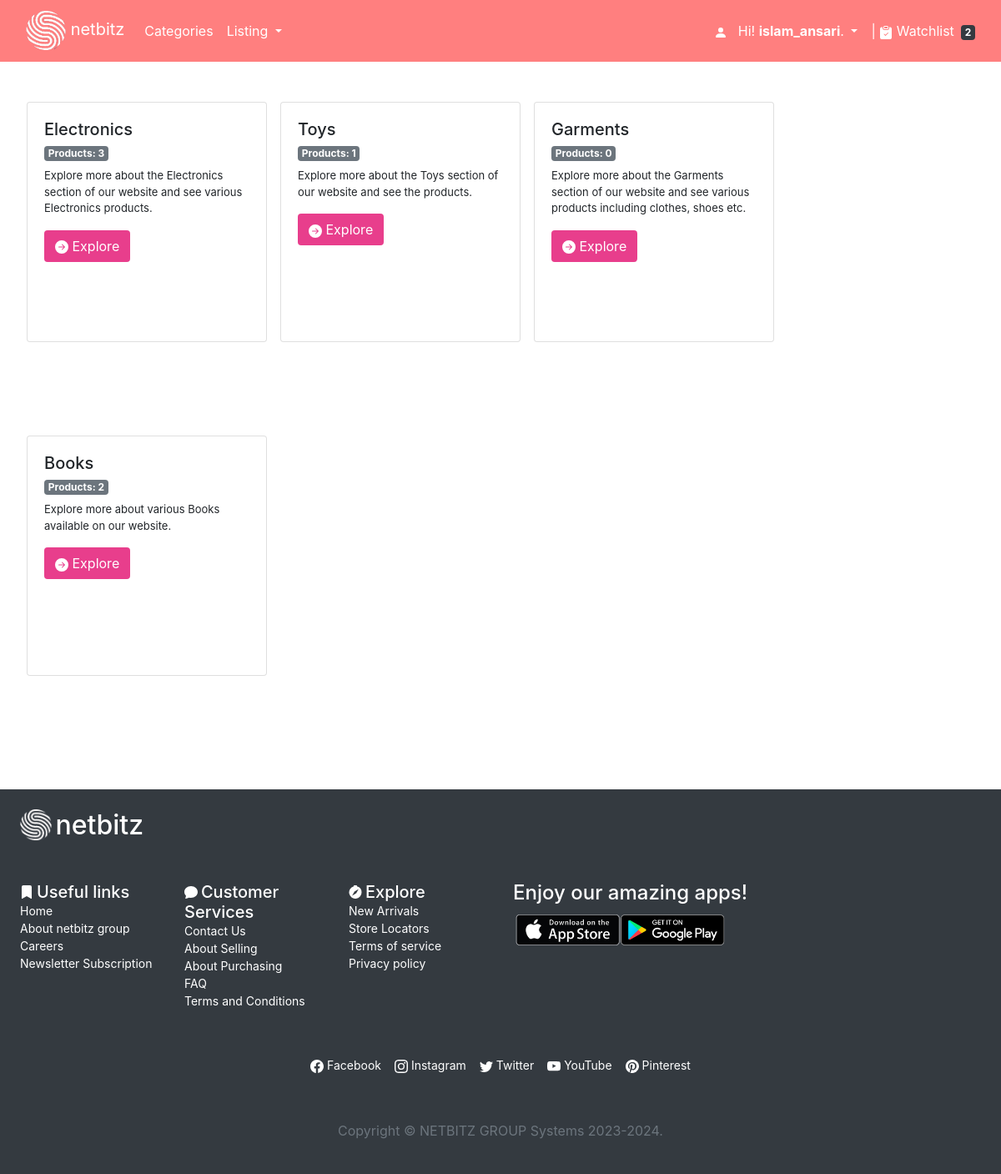
Page /category (signed in) on the committed database.
### auctions/models.py (models this page shows, shortened)
class User(AbstractUser):
    pass

class Category(models.Model):
    category_name = models.CharField(max_length=128, null=True)
    category_details = models.TextField(max_length=128, null=True)
    @property
    def count_active_auctions(self):
        return AuctionListing.objects.filter(category=self).count()

### auctions/views.py (the view)
# urls.py: path("category", views.categories, name="categories"),
def categories(request):
    return render(request, "auctions/categories.html", {
        "categories": Category.objects.all(),
    })

### auctions/context_processor.py (called while the page is built)
def extras(request):
    if request.user.is_authenticated:
        count = Watchlist.objects.filter(user=request.user).count()
    else:
        count = 0
    return {'watchlist_count':count}

### auctions/templates/auctions/categories.html
{% extends "auctions/layout.html" %}
{% block body %}
    <div class="d-flex flex-row flex-wrap m-4" style="height: 100vh;">
        {% for category in categories %}
            <div class="card mx-2" style="width: 18rem; height: 18rem;">
                <div class="card-body">
                <h5 class="card-title">{{ category.category_name }}</h5>
                <h6 class="card-subtitle mb-2"><span class="badge bg-secondary">Products: {{ category.count_active_auctions }} </span></h6>
                <p class="card-text">{{ category.category_details }} </p>
                    <a href="{% url 'category' category.category_name %}" class="card-link cat_links btn btn-linght" style="background-color: var(--pink);"><svg xmlns="http://www.w3.org/2000/svg" width="16" height="16" fill="currentColor" class="bi bi-arrow-right-circle-fill" viewBox="0 0 16 16">
                        <path d="M8 0a8 8 0 1 1 0 16A8 8 0 0 1 8 0zM4.5 7.5a.5.5 0 0 0 0 1h5.793l-2.147 2.146a.5.5 0 0 0 .708.708l3-3a.5.5 0 0 0 0-.708l-3-3a.5.5 0 1 0-.708.708L10.293 7.5H4.5z"/>
                      </svg> Explore</a>
                </div>
            </div>
        {% endfor %}
    </div>
{% endblock %}

### auctions/templates/auctions/layout.html (shortened to what this page needs)
{% load static %}
<!DOCTYPE html>
<html lang="en">
<head>
    <link rel="stylesheet" href="https://stackpath.bootstrapcdn.com/bootstrap/4.4.1/css/bootstrap.min.css"
>
    <link href="{% static 'auctions/styles.css' %}" rel="stylesheet">
</head>
<body>
    <nav class="navbar navbar-expand-lg  bg-body-tertiary" style="background-color: rgb(255 0 0 / 50%);">
        <div class="container-fluid">
            <a class="navbar-brand" href="{% url 'index' %}"><img class="img_nav" alt="logo" src="{% static 'images/logo.png' %}" /> netbitz</a>
            <div class="collapse navbar-collapse justify-content-between" id="navbarScroll">
                <ul class="navbar-nav me-auto my-2 my-lg-0 navbar-nav-scroll" style="--bs-scroll-height: 100px;">
                    {% if user.is_authenticated %}
                    <li class="nav-item">
                        <a class="nav-link" href="{% url 'categories' %}">Categories</a>
                    </li>
                    {% endif %}
                    {% if user.is_authenticated %}
                    <li class="nav-item dropdown">
                        <a class="nav-link dropdown-toggle" href="#" role="button" data-bs-toggle="dropdown"
                            aria-expanded="false">
                            Listing
                        </a>
                    </li>
                    {% endif %}
                </ul>
                <form class="d-flex float-right" role="search">
                    <ul class="navbar-nav">
                        {% if user.is_authenticated %}
                        <li class="nav-item dropdown">
                            <svg xmlns="http://www.w3.org/2000/svg" width="16" height="16" fill="white" class="bi bi-person-fill" viewBox="0 0 16 16">
                                <path d="M3 14s-1 0-1-1 1-4 6-4 6 3 6 4-1 1-1 1H3Zm5-6a3 3 0 1 0 0-6 3 3 0 0 0 0 6Z"/>
                              </svg><a class="nav-link dropdown-toggle" href="#" role="button" data-bs-toggle="dropdown" aria-expanded="false">
                                Hi! <strong>{{ user.username }}</strong>.
                              </a>
                        </li>
                        <li class="nav-item">
                            <a class="nav-link watchlist_link" href="{% url 'display_watchlist' %}">|  Watchlist</a><span
                                class="badge bg-dark">{{ watchlist_count }}</span>
                        </li>
                        {% endif %}
                    </ul>
                </form>
            </div>
        </div>
    </nav>
        {% block body %}
        {% endblock %}
    <footer class="p-4 mt-4 bg-dark text-white">
        <div class="footer_heading">
            <img alt="logo" style="width: 38px;" src="{% static 'images/logo.png' %}" /> <h2 class="d-inline align-middle">netbitz</h2>
        </div>
        <div class="footer_container mt-5">
            <div class="row justify-content-center">
                <div class="col-md-2">
                    <ul class="navbar-nav ms-auto">
                        <li class="nav-item">
                            <svg xmlns="http://www.w3.org/2000/svg" width="16" height="16" fill="currentColor" class="bi bi-bookmark-fill" viewBox="0 0 16 16">
                                <path d="M2 2v13.5a.5.5 0 0 0 .74.439L8 13.069l5.26 2.87A.5.5 0 0 0 14 15.5V2a2 2 0 0 0-2-2H4a2 2 0 0 0-2 2z"/>
                              </svg> <h5 class="d-inline align-middle">Useful links</h5>
                        </li>
                        <li class="nav-item">
                            <a href="#" class="nav-link">Home</a>
                        </li>
                        <li class="nav-item">
                            <a href="#" class="nav-link">About netbitz group</a>
                        </li>
                        <li class="nav-item">
                            <a href="#" class="nav-link">Careers</a>
                        </li>
                        <li class="nav-item">
                            <a href="#" class="nav-link">Newsletter Subscription</a>
                        </li>
                    </ul>
                </div>
                <div class="col-md-2">
                    <ul class="navbar-nav ms-auto">
                        <li class="nav-item">
                               <h5 class="d-inline align-middle">Customer Services</h5>
                        </li>
                        <li class="nav-item">
                            <a href="#" class="nav-link">Contact Us</a>
                        </li>
                        <li class="nav-item">
                            <a href="#" class="nav-link">About Selling</a>
                        </li>
                        <li class="nav-item">
                            <a href="#" class="nav-link">About Purchasing</a>
                        </li>
                        <li class="nav-item">
                            <a href="#" class="nav-link">FAQ</a>
                        </li>
                        <li class="nav-item">
                            <a href="#" class="nav-link">Terms and Conditions</a>
                        </li>
                    </ul>
                </div>
                <div class="col-md-2">
                    <ul class="navbar-nav ms-auto">
                        <li class="nav-item">
                            <svg xmlns="http://www.w3.org/2000/svg" width="16" height="16" fill="currentColor" class="bi bi-compass-fill" viewBox="0 0 16 16">
                                <path d="M15.5 8.516a7.5 7.5 0 1 1-9.462-7.24A1 1 0 0 1 7 0h2a1 1 0 0 1 .962 1.276 7.503 7.503 0 0 1 5.538 7.24zm-3.61-3.905L6.94 7.439 4.11 12.39l4.95-2.828 2.828-4.95z"/>
                              </svg> <h5 class="d-inline align-middle">Explore</h5>
                        </li>
                        <li class="nav-item">
                            <a href="#" class="nav-link">New Arrivals</a>
                        </li>
                        <li class="nav-item">
                            <a href="#" class="nav-link">Store Locators</a>
                        </li>
                        <li class="nav-item">
                            <a href="#" class="nav-link">Terms of service</a>
                        </li>
                        <li class="nav-item">
                            <a href="#" class="nav-link">Privacy policy</a>
                        </li>
                    </ul>
                </div>
                <div class="col-md-6">
                    <h4>Enjoy our amazing apps!</h4>
                    <img src="{% static 'images/G.png' %}" style="width: 16rem;">
                </div>
            </div>
            <div class="row justify-content-center mt-5">
                <nav class="navbar navbar-expand-lg bg-body-tertiary">
                    <div class="container-fluid">
                      <div class="collapse navbar-collapse" id="navbarNav">
                        <ul class="navbar-nav">
                          <li class="nav-item">
                            <a class="nav-link active" aria-current="page" href="#"> Facebook</a>
                          </li>
                          <li class="nav-item">
                            <a class="nav-link " href="#"> Instagram</a>
                          </li>
                          <li class="nav-item">
                            <a class="nav-link " href="#"> Twitter</a>
                          </li>
                          <li class="nav-item">
                            <a class="nav-link " href="#"> YouTube</a>
                          </li>
                          <li class="nav-item">
                            <a class="nav-link " href="#"> Pinterest</a>
                          </li>
                        </ul>
                      </div>
                    </div>
                  </nav>
            </div>
            <p class="text-muted text-center mt-5">Copyright &copy; NETBITZ GROUP Systems 2023-2024.</p>
        </div>
    </footer>
</body>
</html>

### auctions/static/auctions/styles.css (style rules this page uses)
* { margin: 0; padding: 0; }
nav a { color: white; }
.img_nav { width: 3rem; }
.card-text { font-size: small; }
.cat_links { color: white; }
.badge { color: white; }
.nav-link { display: inline; }
.watchlist_link { padding-right: 5px; }
footer a { color: white; }
.footer_container li { font-size: 14px; }
.footer_heading { text-align: left; }

### rows in the picture
User: username "islam_ansari"
Category: category_name "Electronics", count_active_auctions "3", category_details "Explore more about the Electronics section of our website and see various Electronics products."
Category: category_name "Toys", count_active_auctions "1", category_details "Explore more about the Toys section of our website and see the products."
Category: category_name "Garments", count_active_auctions "0", category_details "Explore more about the Garments section of our website and see various products including clothes, shoes etc."
Category: category_name "Books", count_active_auctions "2", category_details "Explore more about various Books available on our website."

### other values in the picture
{{ watchlist_count }} "2"
